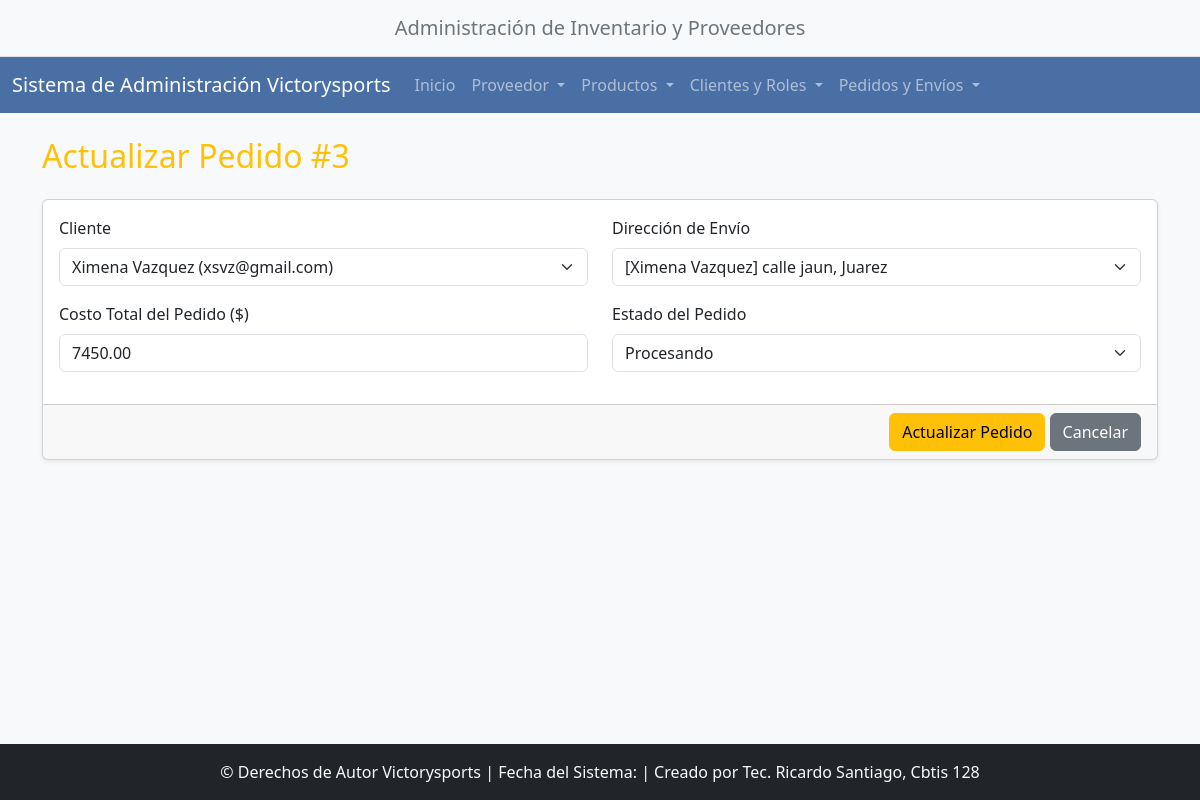
Page /pedidos/actualizar/3/ on the committed database.
### app_victorysports/models.py (models this page shows, shortened)
class Pedido(models.Model):
    cliente = models.ForeignKey(Cliente, on_delete=models.PROTECT)  # id_cliente
    direccion_envio = models.ForeignKey(Direccion, on_delete=models.PROTECT)
    costo_total = models.DecimalField(max_digits=10, decimal_places=2)
    estado_pedido = models.CharField(max_length=50)
    class Meta:
        verbose_name = "Pedido"
        verbose_name_plural = "Pedidos"

class Cliente(models.Model):
    rol = models.ForeignKey(Rol, on_delete=models.SET_NULL, null=True)  # id_rol
    nombre_completo = models.CharField(max_length=255)
    email = models.EmailField(max_length=100, unique=True)
    password = models.CharField(max_length=255)
    fecha_registro = models.DateTimeField(auto_now_add=True)
    class Meta:
        verbose_name = "Cliente"
        verbose_name_plural = "Clientes"

### app_victorysports/views.py (the view)
# urls.py: path('pedidos/actualizar/<int:pk>/', views.actualizar_pedido, name='actualizar_pedido'),
def actualizar_pedido(request, pk):
    pedido = get_object_or_404(Pedido, pk=pk)
    clientes = Cliente.objects.all().order_by('nombre_completo')
    direcciones = Direccion.objects.select_related('cliente').all().order_by('cliente__nombre_completo')
    context = {'pedido': pedido, 'clientes': clientes, 'direcciones': direcciones, 'estados': ESTADOS_PEDIDO}
    return render(request, 'pedido/actualizar_pedido.html', context)

### app_victorysports/templates/pedido/actualizar_pedido.html (shortened to what this page needs)
{% extends "base.html" %}
{% block content %}
<h2 class="mb-4 text-warning">Actualizar Pedido #{{ pedido.pk }}</h2>
<form method="POST" action="{% url 'realizar_actualizacion_pedido' %}">
    <div class="card shadow-sm">
        <div class="card-body">
            <div class="row">
                <div class="col-md-6 mb-3">
                    <label for="cliente_id" class="form-label">Cliente</label>
                    <select class="form-select" id="cliente_id" name="cliente_id" required>
                        {% for cliente in clientes %}
                            <option value="{{ cliente.pk }}" {% if pedido.cliente.pk == cliente.pk %}selected{% endif %}>
                                {{ cliente.nombre_completo }} ({{ cliente.email }})
                            </option>
                        {% empty %}
                            <option value="" disabled>No hay clientes disponibles.</option>
                        {% endfor %}
                    </select>
                </div>
                <div class="col-md-6 mb-3">
                    <label for="direccion_envio_id" class="form-label">Dirección de Envío</label>
                    <select class="form-select" id="direccion_envio_id" name="direccion_envio_id" required>
                        {% for direccion in direcciones %}
                            <option value="{{ direccion.pk }}" {% if pedido.direccion_envio.pk == direccion.pk %}selected{% endif %}>
                                [{{ direccion.cliente.nombre_completo }}] {{ direccion.calle }}, {{ direccion.ciudad }}
                            </option>
                        {% empty %}
                            <option value="" disabled>No hay direcciones disponibles.</option>
                        {% endfor %}
                    </select>
                </div>
            </div>
            <div class="row">
                <div class="col-md-6 mb-3">
                    <label for="costo_total" class="form-label">Costo Total del Pedido ($)</label>
                    <input type="number" step="0.01" class="form-control" id="costo_total" name="costo_total" value="{{ pedido.costo_total }}" required>
                </div>
                <div class="col-md-6 mb-3">
                    <label for="estado_pedido" class="form-label">Estado del Pedido</label>
                    <select class="form-select" id="estado_pedido" name="estado_pedido" required>
                        {% for estado in estados %}
                            <option value="{{ estado }}" {% if pedido.estado_pedido == estado %}selected{% endif %}>{{ estado }}</option>
                        {% endfor %}
                    </select>
                </div>
            </div>
        </div>
        <div class="card-footer text-end">
            <button type="submit" class="btn btn-warning">Actualizar Pedido</button>
            <a href="{% url 'ver_pedido' %}" class="btn btn-secondary">Cancelar</a>
        </div>
    </div>
</form>
{% endblock content %}

### app_victorysports/templates/base.html (style rules this page uses)
body { background-color: #f8f9fa; }
html { position: relative; min-height: 100%; }
body { margin-bottom: 70px; }

### rows in the picture
Pedido: pk "3", cliente_id "Ximena Vazquez (xsvz@gmail.com)", direccion_envio_id "[Ximena Vazquez] calle jaun, Juarez", costo_total "7450.00", estado_pedido "Procesando"
